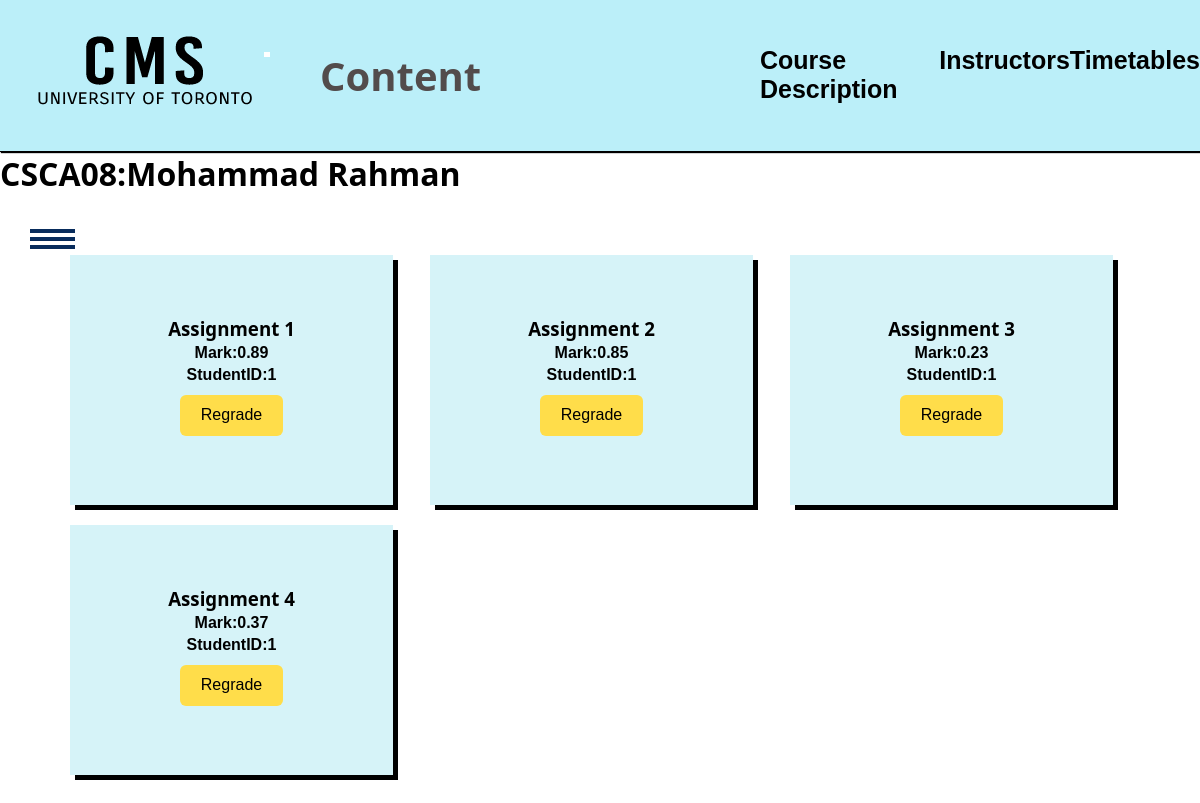
The app's page /courses/CSCA08/grades (signed in), older data.
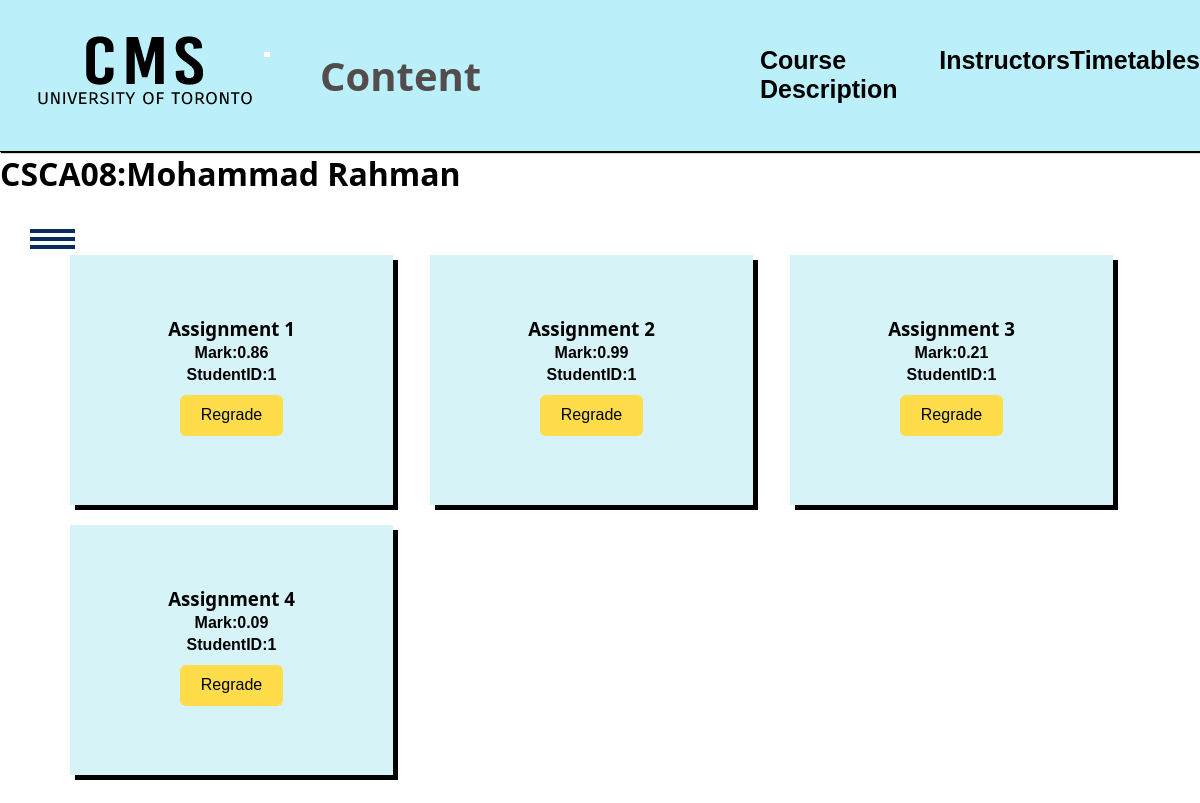
The same page, newer data.
### tables this page shows
CREATE TABLE "grades" (
	"userid"	INTEGER,
	"courseid"	TEXT,
	"assignment_name"	TEXT,
	"grade"	REAL,
	PRIMARY KEY("userid","courseid","assignment_name")
);

### app.py (the view)
@app.route('/courses/<string:courseid>/grades')
def show_course_grades(courseid):
    if check_session():
        return redirect('/login')
    userid = get_userid()
    if userid == -1:
        return "Invalid userid, try logging in"
    user = SESSIONS[request.cookies.get('sessionId')]
    privilege = user.privilege
    if privilege == 1:
        return show_course_grades_student(user, courseid)
    if privilege == 3:
        return show_course_grades_professor(user, courseid)
    else:
        return "Error: You aren't a student or professor"

### app.py (called while the page is built)
def check_session():
    sessionId = request.cookies.get('sessionId')
    if not (sessionId in SESSIONS.keys()):
        print('FAILED Session Check')
        return True
    else:
        print('PASSED Session Check')
        return False

def get_userid():
    if 'sessionId' in request.cookies:
        if request.cookies.get('sessionId') in SESSIONS.keys():
            return SESSIONS[request.cookies.get('sessionId')].userid
    return -1

def checkvalidcourseid(courseid):
    courses = d.query("SELECT * FROM courses WHERE courseid = '"+ courseid +"';")
    return len(courses) != 1

def show_course_grades_student(user, courseid):
    grades = d.query_assoc("SELECT * FROM grades WHERE courseid = '"+courseid+"' AND userid="+str(user.userid)+";")
    if checkvalidcourseid(courseid):
        return "Course ID is invalid"
    print("Grades: " + str(len(grades)) + "Userid: " + str(user.userid))
    g.grades = grades
    g.courseid = courseid
    g.name = user.name
    return render_template('grades.html')

### database.py (called while the page is built)
def dict_factory(cursor, row):
    d = {}
    for idx, col in enumerate(cursor.description):
        d[col[0]] = row[idx]
    return d

def query(sql):
    con = sqlite3.connect(DATABASE_PATH)
    cur = con.cursor()
    cur.execute(sql)
    rows = cur.fetchall()
    con.commit()
    con.close()
    return rows

def query_assoc(sql):
    con = sqlite3.connect(DATABASE_PATH)
    con.row_factory = dict_factory
    cur = con.cursor()
    cur.execute(sql)
    rows = cur.fetchall()
    con.close()
    return rows

### templates/grades.html (shortened to what this page needs)
<!DOCTYPE html>
<html lang="en">
<head>
    <link rel="stylesheet" href="/static/css/style.css">
</head>
<body>
    <header>
        <nav>
            <img class="uoftlogo" src="/static/images/CMSlogo.png" alt="Logo">
            <h1>Content</h1>
            <ul>
                <li><a data-page="course" href="#"><b>Course Description</b></a> </li>
                <li><a data-page="instructors" href="#"><b>Instructors</b></a> </li>
                <li><a data-page="office" href="#"><b>Timetables</b></a> </li>
            </ul>
        </nav>
    </header>
    <h1>{{g.courseid}}:{{g.name}}</h1>
    <div id="sidebar">
        <div class="toggle-btn" onclick="show()">
            <span></span>
            <span></span>
            <span></span>
        </div>
    </div>
    <div class="mainwrap">
        <section class="lecturecontent">
            {%for grade in g.grades%}
            <div class="week">
                <h3 class="item1">{{grade['assignment_name']}}</h3>
                <h4 class="item1">Mark:{{grade['grade']}}</h4>
                <h4 class="item1">StudentID:{{grade['userid']}}</h4>
                <a href="#" class="btn">Regrade</a>
            </div>
            {%endfor%}
        </section>
    </div>
</body>
</html>

### static/css/style.css (style rules this page uses)
* { margin: 0; padding: 0; box-sizing: border-box; }
html { scroll-behavior: smooth; }
h1 { font-family: 'Segoe UI', 'San Francisco', Tahoma, Geneva, Verdana, sans-serif; }
h3 { font-family: 'Segoe UI', 'San Francisco', Tahoma, Geneva, Verdana, sans-serif; }
body { font-family: Helvetica; }
header { font-size: 20px; border-bottom: 1px solid rgb(0, 0, 0); padding-bottom: 1px; position: sticky; top: 0px; background: rgb(187, 239, 249); box-shadow: 1px 1px 1px black; }
nav { position: relative; min-height: 10vh; display: flex; align-items: center; justify-content: space-between; }
.uoftlogo { padding-left: 20px; padding-right: 10px; }
nav h1 { Color: rgb(82, 76, 76); padding-left: 40px; font-size: 40px; flex: 1; }
nav ul { list-style: none; display: flex; justify-content: space-around; font-size: 25px; flex: 1; }
nav a { color: black; text-decoration: none; }
#sidebar { position: fixed; width: 300px; height: 100%; background: #306bac; left: -300px; transition: 0.4s ease; }
#sidebar .toggle-btn { position: absolute; top: 30px; left: 330px; }
.toggle-btn span { width: 45px; height: 4px; background: #082c5c; display: block; margin-top: 4px; }
section { display: flex; justify-content: center; align-items: center; }
.btn { margin: 8px 8px; background: #ffdd4a; color: black; padding: 0.6rem 1.3rem; text-decoration: none; border-radius: 6px; transition: 0.2s ease; }
.mainwrap { margin: 5% 70px; line-height: 1.4; display: grid; grid-gap: 20px; }
.lecturecontent { display: grid; grid-gap: 20px; grid-template-columns: repeat(3, minmax(200px, 1fr)); }
.week { background: rgb(214, 243, 248); text-align: center; padding: 1.5rem 2rem; box-shadow: 5px 5px black; display: flex; flex-direction: column; align-items: center; justify-content: center; min-height: 250px; max-width: 95%; }

Row changes from the older to the newer data that the page shows:
changed grades "Assignment 1": grade "0.89" → "0.86"
changed grades "Assignment 2": grade "0.85" → "0.99"
changed grades "Assignment 3": grade "0.23" → "0.21"
changed grades "Assignment 4": grade "0.37" → "0.09"
